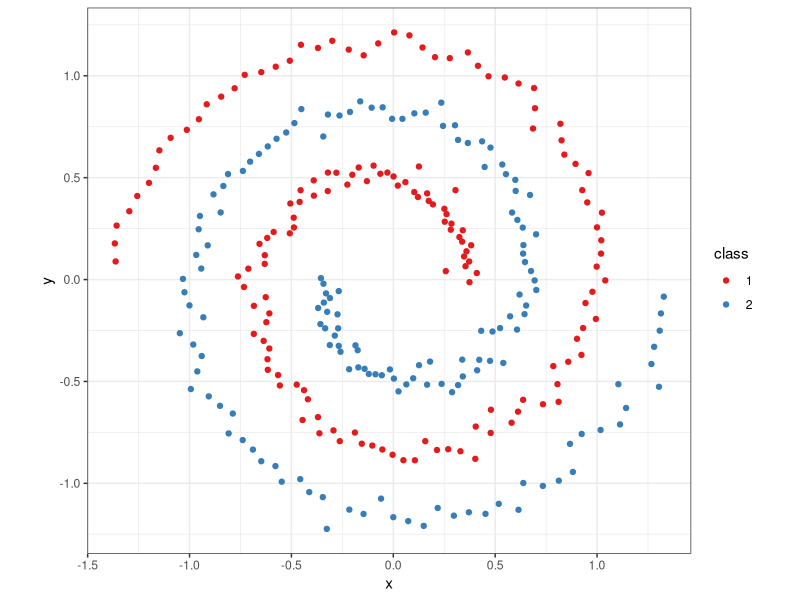
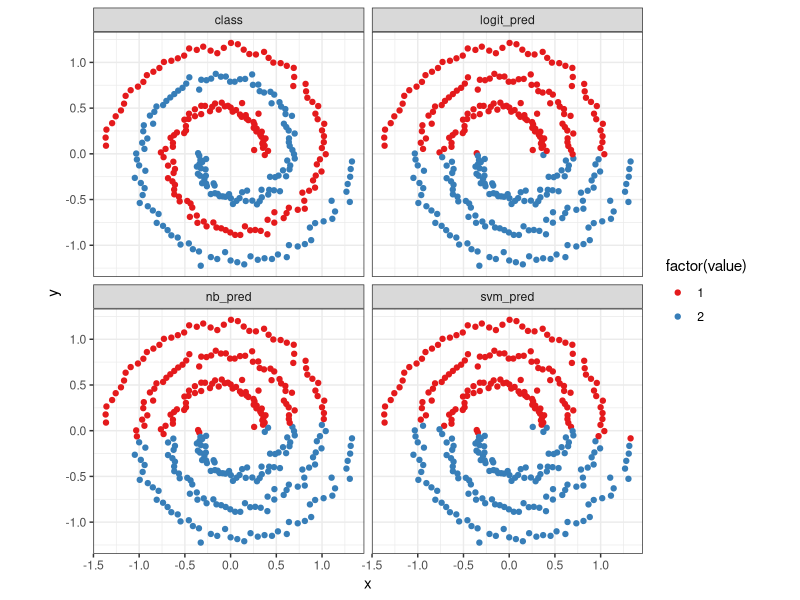
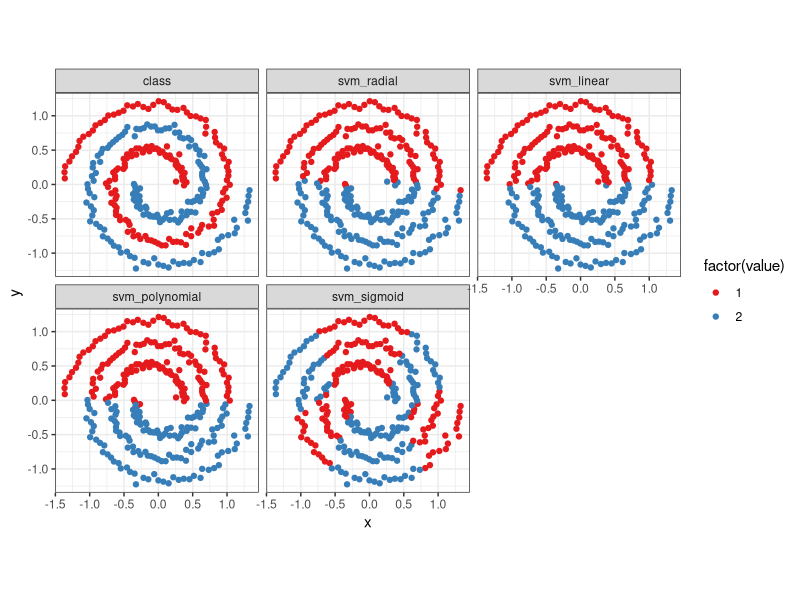
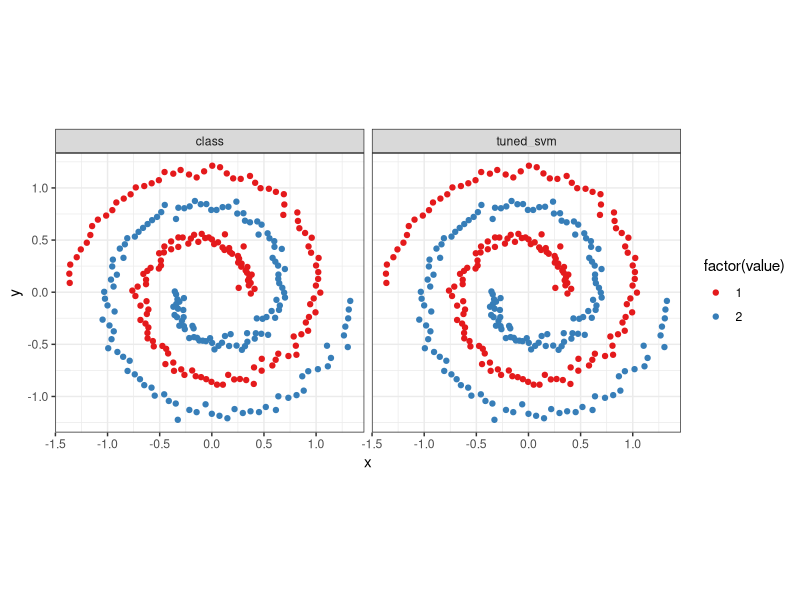

These charts were generated, in order, by the following R code:
## ---- chunk 1
knitr::opts_chunk$set(echo = TRUE)
## ---- chunk 2
library(kernlab)
library(e1071)
library(ggplot2)
library(ROCR)
library(reshape)
options(warn = -1)
## ---- chunk 3
library(kernlab)
data('spirals')
s <- specc(spirals, centers = 2)
spiral_data <- data.frame(x = spirals[,1], y = spirals[,2],
                class = as.factor(s))

library(ggplot2)
ggplot(data = spiral_data) +
  geom_point(aes(x = x, y = y, color = class)) +
  coord_fixed() + theme_bw() + 
  scale_color_brewer(palette = 'Set1')

## ---- chunk 4
library(ROCR)

accuracy <- function(model, outcome){
  mean(model == outcome)
}

auc <- function(model, outcome) { 
  per <- performance(prediction(model, outcome == 2),
                      "auc")
  as.numeric(per@y.values)
}

## ---- chunk 5
# Logistic Regression
logit <- glm(class ~ x + y,
                 family = binomial(link = 'logit'),
                 data = spiral_data)
spiral_data$logit_pred <- ifelse(predict(logit) > 0, 2, 1)
accuracy(spiral_data$logit_pred, spiral_data$class)
auc(spiral_data$logit_pred, spiral_data$class)

# Naive Bayes
library(e1071)
nb <- naiveBayes(class ~ x + y, data = spiral_data)
spiral_data$nb_pred <- ifelse(
  predict(nb, newdata = spiral_data) == 2, 2, 1)
accuracy(spiral_data$nb_pred, spiral_data$class)
auc(spiral_data$nb_pred, spiral_data$class)

# SVM
svm_fit <- svm(class ~ x + y, data = spiral_data)
spiral_data$svm_pred <- ifelse(predict(svm_fit) == 2, 2, 1)
accuracy(spiral_data$svm_pred, spiral_data$class)
auc(spiral_data$svm_pred, spiral_data$class)

## ---- chunk 6
### ON DATA 
predictions <- melt(spiral_data, id.vars = c('x', 'y'))
ggplot(predictions, aes(x = x, y = y, color = factor(value))) +
  geom_point() + coord_fixed() +
  scale_colour_brewer(palette = 'Set1') +
  facet_wrap(~ variable) + theme_bw()

## ---- chunk 7
spiral_data <- spiral_data[, 1:3]
# radial
radial <- svm(class ~ x + y, data = spiral_data, kernel = 'radial')
spiral_data$svm_radial <- ifelse(predict(radial) == 2, 2, 1)
# linear
linear <- svm(class ~ x + y, data = spiral_data, kernel = 'linear')
spiral_data$svm_linear <- ifelse(predict(linear) == 2, 2, 1)
# polynomial
polynomial <- svm(class ~ x + y,
                  data = spiral_data, kernel = 'polynomial')
spiral_data$svm_polynomial <- ifelse(predict(polynomial) == 2, 2, 1)
# sigmoid
sigmoid <- svm(class ~ x + y, data = spiral_data, kernel = 'sigmoid')
spiral_data$svm_sigmoid <- ifelse(predict(sigmoid) == 2, 2, 1)

for(i in 4:7){
  print(names(spiral_data)[i])
  print(accuracy(spiral_data[, i], spiral_data$class))
}

### plotting them
predictions <- melt(spiral_data, id.vars = c('x', 'y'))
ggplot(predictions, aes(x = x, y = y, color = factor(value))) +
  geom_point() + coord_fixed() +
  scale_colour_brewer(palette = 'Set1') +
  facet_wrap(~ variable) + theme_bw()

## ---- chunk 8
tuned_svm_radial <- tune.svm(class ~ x + y, data = spiral_data,
                      kernel = "radial", 
                  gamma = seq(0.2, 2, 0.2), 
                  cost = c(2 ^ (2:9), 10 ^ (-3:1)))
tuned_svm_radial$best.parameters
## ---- chunk 9
spiral_data <- spiral_data[, 1:3]

tuned_model <- svm(class ~ x + y, data = spiral_data,
                   kernel = 'radial', 
                   gamma = tuned_svm_radial$best.parameters[1],
                   cost = tuned_svm_radial$best.parameters[2])
spiral_data$tuned_svm <- ifelse(predict(tuned_model) == 2, 2, 1)

predictions <- melt(spiral_data, id.vars = c('x', 'y'))
ggplot(predictions, aes(x = x, y = y, color = factor(value))) +
  geom_point() + coord_fixed() +
  scale_colour_brewer(palette = 'Set1') +
  facet_wrap(~ variable) + theme_bw()

accuracy(spiral_data$tuned_svm, spiral_data$class)
auc(spiral_data$tuned_svm, spiral_data$class)
